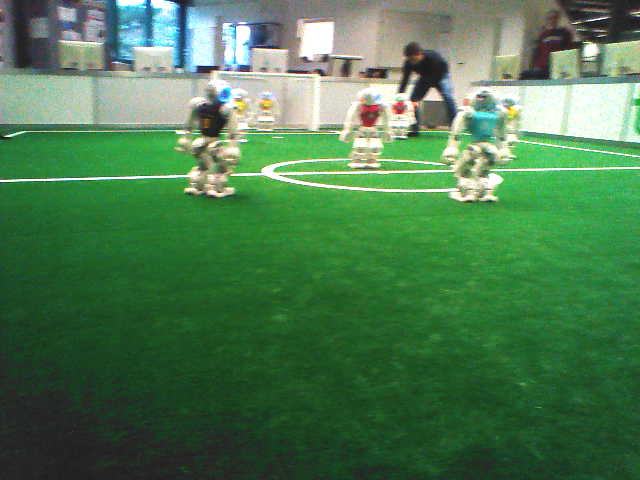
#> input picture labeled_data/16_02_2018__11_18_08_0046_upper.png, 640 x 480 px, found by its file name
$ jupyter execute --allow-errors Detection_Execution.ipynb   (older library calls are emulated)
#> lines starting #> are read from the running program, lines starting #| are printed output that depends on the picture; after the words box and inside, x2 and y2 are one past the last pixel; in counts of white or black regions, pixels touching at a corner belong together
This is the main execution file of the project.

Given an image from the robot's camera, it will return the coordinates of the center of the classified part of a robot.

This will be done in 4 steps:

1. Segmentation of the input image

2. Blob detection

3. Classification by CNN

4. Return coordinates

[cell 1]
import numpy as np
import cv2
import math
import keras
import glob
import random

from collections import Counter
from sklearn import linear_model, datasets
from __future__ import division
from keras.models import load_model
from PIL import Image, ImageOps
from matplotlib import pyplot as plt
from skimage.feature import blob_dog, blob_log, blob_doh
import os

# Import trained CNN
#> (the rest of this cell did not finish here and is left out)

### Functions for Step 1: Segmentation ###

[cell 2]
'''
Calculates angle between two lines given the points on the y-axis
'''
def get_angle(points1,points2):
        p1 = points1[0]
        p2 = points2[0]
        L1 = line(p1, points1[1])
        L2 = line(p2, points2[1])

        p0 = intersection(L1,L2)
        if p0 == False:
            return False,False
        v0 = np.array(p1) - np.array(p0)
        v1 = np.array(p2) - np.array(p0)

        angle = np.math.atan2(np.linalg.det([v0,v1]),np.dot(v0,v1))
        return p0, np.degrees(angle)

'''

'''
def line(p1, p2):
    A = (p1[1] - p2[1])
    B = (p2[0] - p1[0])
    C = (p1[0]*p2[1] - p2[0]*p1[1])
    return A, B, -C

def intersection(L1, L2):
    D  = L1[0] * L2[1] - L1[1] * L2[0]
    Dx = L1[2] * L2[1] - L1[1] * L2[2]
    Dy = L1[0] * L2[2] - L1[2] * L2[0]
    if D != 0:
        x = Dx / D
        y = Dy / D
        return x,y
    else:
        return False

def findgreen(image, modus = False):
    thres = 63
    if not modus:
        # find sample methods
        ys = np.random.choice(np.linspace(200,479,278),100)
        xs = np.random.choice(np.linspace(0,600,601),100)
        values = [image[int(ys[i]),int(xs[i])] for i in range(100)]
        countVal = Counter(values)
        modi = countVal.most_common(10)
        i =0
        modus = modi[0][0]
        while modus < 100 and i<9:
            i+= 1
            modus = modi[i][0]

    # optie om via arrays sneller te maken
    minmod = np.array(np.array(modus) - thres)
    maxmod = np.array(np.array(modus) + thres)


    nimage = image[:].copy()

    # Via opencv
    nimage = cv2.inRange(image,minmod,maxmod)

    return nimage, modus

def getField2(img):
    blur =cv2.GaussianBlur(img,(71,71),10)
    hsv =  cv2.cvtColor(blur,cv2.COLOR_BGR2HSV)
    h,s,v = cv2.split(hsv)
    greenFiltered,modus = findgreen(np.array(s))
    edge = cv2.Canny(greenFiltered, 20,40)
    ransac = linear_model.RANSACRegressor()
    y,x = np.argwhere(edge == 255)[:,0], np.argwhere(edge == 255)[:,1]

    #preprocess:
    bot_mask = y < 400
    xp = x[bot_mask]
    yp = y[bot_mask]
    data = np.array([xp,yp]).T

    # use RANSAC to find field line
    from skimage.measure import LineModelND, ransac
    model_robust, inliers_mask = ransac(data, LineModelND, min_samples=2, residual_threshold=1, max_trials=300)
    outliers_mask = inliers_mask == False
    yin = data.T[1][inliers_mask]
    xin = data.T[0][inliers_mask]

    # from points get line:
    Ny,Nx = np.shape(edge)
    xdiff = xin[0] - xin[-1]
    ydiff = yin[0] - yin[-1]
    if xdiff == 0 or ydiff == 0:
        # in case line is horizontal or vertical
        exit()
    a = ydiff/xdiff
    b = yin[0] - xin[0]*a
    line = a*np.arange(Nx) + b

    # Do same for second line:
    data2 = data[outliers_mask]
    model_robust, inliers_mask = ransac(data2, LineModelND, min_samples=2, residual_threshold=1, max_trials=300)
    yin = data2.T[1][inliers_mask]
    xin = data2.T[0][inliers_mask]

    # from points get line:
    Ny,Nx = np.shape(edge)
    xdiff = xin[0] - xin[-1]
    ydiff = yin[0] - yin[-1]
    if xdiff == 0 or ydiff == 0:
        # in case line is horizontal or vertical
        exit()
    a = ydiff/xdiff
    b = yin[0] - xin[0]*a
    line2 = a*np.arange(Nx) + b

    # green -> black MASK1
    hsv =  cv2.cvtColor(img,cv2.COLOR_BGR2HSV)
    h,s,v = cv2.split(hsv)
    greenMask, _ = findgreen(np.array(s), modus)
    img = cv2.bitwise_and(img,img,mask = ~greenMask)

    # Area enclosed by first line
    # Polygon coordinates [[top left], [top right], [bottom right], [bottom left]]
    area1 = np.array([[[0,0],[Nx,0],[Nx,line[-1]],[0, line[0]]]], dtype=np.int32)
    # ... second line


    # Using tilde (~) to fill in either the field or the non-field part
    original_copy = img
    cv2.fillPoly(original_copy, area1, 0)
    p0, angle = get_angle([[0,line[0]],[Nx, line[-1]]], [[0,line2[0]],[Nx, line2[-1]]] )
    if not(p0 == False or p0[0] < 0 or p0[0]> Ny or p0[1] < 0 or p0[1] > Nx or abs(angle) <1):
        # no second line
        area2 = np.array( [[[0,0],[Nx,0],[Nx,line2[-1]],[0, line2[0]]]], dtype=np.int32 )
        cv2.fillPoly(original_copy, area2, 0)

    grayImage = cv2.cvtColor(original_copy, cv2.COLOR_BGR2GRAY)
    (thresh, bw) = cv2.threshold(grayImage, 50, 255, cv2.THRESH_BINARY)

    return bw

### Functions for Step 2: Blob Detection ###

[cell 3]
'''
Given binary image, original image and scale-size of candidate areas, returns the found blobs, and saves the found regions
    into the current folder, and gives the filenames for further processing.
'''
def get_candidate_areas(bin_img,im,size):
    blobs = blob_doh(bin_img, max_sigma=50, min_sigma=30, threshold=.01, num_sigma=10)

    found_imgs, squares = get_roi_imgs_blobs(blobs,im)

    scaled_imgs = scale_imgs(found_imgs, size)

    candidate_file_names = imgs_to_files(scaled_imgs)

    return blobs, candidate_file_names


'''
Given detected blobs and the original image, returns the bounding boxes and images of the bounding boxes
'''
def get_roi_imgs_blobs(blobs,im_ori):
    squares = make_blob_square(blobs)
    imgs = get_found_imgs(im_ori,squares)

    return imgs, squares

'''
Turns Squares around regions of interest into actual images
'''
def get_found_imgs(im,squares):
    found_imgs = []
    for square in squares:
        new_im = im[square[1]:square[1]+square[3], square[0]:square[0]+square[2]]
        img = Image.fromarray(new_im, 'RGB').convert('LA')
        found_imgs.append(img)
    return found_imgs

'''
Returns the bounding boxes around found blobs
'''
def make_blob_square(blobs):
    squares = []

    for blob in blobs:

        y_cen, x_cen, rad = blob

        x = x_cen - math.floor(rad)
        y = y_cen - math.floor(rad)

        w = rad*2
        h = rad*2

        xsiz= 479 - w
        ysiz = 639 - h

        if x < 0:
            x = 0
        elif x > xsiz:
            x = xsiz
        if y < 0:
            y = 0
        elif y > ysiz:
            y = ysiz
        square = [int(x),int(y),int(w),int(h)]
        squares.append(square)
    return squares


'''
Scales found images into fixed resolution
'''
def scale_imgs(imgs,size):
    scaled_imgs = []
    for im in imgs:
        if size == 0:
            new_im = im
        else:
            new_im = ImageOps.fit(im, size, Image.ANTIALIAS)
        scaled_imgs.append(new_im)
    return scaled_imgs


'''
Saves found images to files in current directory.
'''
def imgs_to_files(imgs):
    count = 0
    names = []
    for im in imgs:
#         print("imgs bitch", im)
        name = "canditate_"+ str(count) + ".png"
        im.save(name)
        names.append(name)
        count += 1
    return names

### Functions for Step 3: Classification by CNN ###

[cell 4]
'''
Gives filenames of candidate areas saved in current directory and a threshold for classification,
    return what the trained CNN thinks are robots and what aren't.
'''
def get_predictions(candidate_file_names, thresh):
    imgs = []
    for can in candidate_file_names:
        im = cv2.imread(can,0)
        im2 = np.array(im)
        print(len(im))
        print(im2.shape)
        print(im,"hi")

        imgs.append(im)

    imgs = np.array(imgs)
    imgs = imgs.reshape(tuple(np.append(imgs.shape, 1)))
    imgs = np.asarray(imgs)
    predictions = model.predict(imgs)
    predictions = np.array(predictions[:,0]) < thresh
    return predictions

### Functions for Step 4: Return Coordinates ###

[cell 5]
'''
Of all the candidate areas that were classified as being a robot the center coordinates will be returned by this function.
'''
def return_coords_robots(blob_coords,predictions):
    coords = []
    for i in range(len(predictions)):
        if predictions[i] == True:
            blob_coord = blob_coords[i]
            x = blob_coord[1]
            y = blob_coord[0]
            blob_coord = (int(x),int(y))
            coords.append(blob_coord)

    return coords

## Main Execution ##

[cell 6]
def detect_robots(input_image):
    im = cv2.imread(input_image)
#> im is the input picture: shape (480, 640, 3); mean B, G, R 80.7, 122.7, 76.7

    #Step 1: Segmentation
    bin_img = getField2(im)
#> in getField2, `hsv =  cv2.cvtColor(blur,cv2.COLOR_BGR2HSV)`: hsv: shape (480, 640, 3); mean H, S, V 60.3, 112.9, 124.1
#> in getField2, `h,s,v = cv2.split(hsv)`:
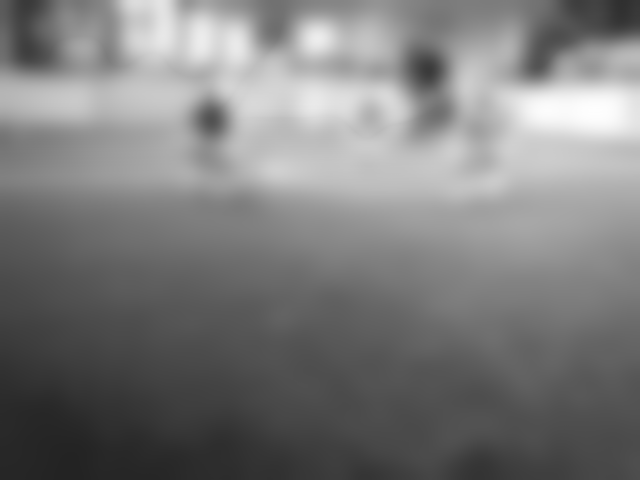
#> v: shape (480, 640); min 35, max 254, mean 124.1
#> in findgreen, `values = [image[int(ys[i]),int(xs[i])] for i in range(100)]`: values = 100 values, max 173 at index 1, min 7 at index 53, mean 145.7
#> in findgreen, `countVal = Counter(values)`: countVal = 40 items
#> in findgreen, `modi = countVal.most_common(10)`: modi = [(161, 8), (158, 8), (159, 7), (164, 7), (162, 7), (160, 5), (165, 5), (157, 4), (171, 4), (166, 4)]
#> in findgreen, `modus = modi[0][0]`: modus = 161
#> after the loop in findgreen, `while modus < 100 and i<9:`: i = 0
#> in findgreen, `minmod = np.array(np.array(modus) - thres)`: minmod = 98
#> in findgreen, `maxmod = np.array(np.array(modus) + thres)`: maxmod = 224
#> in findgreen, `nimage = cv2.inRange(image,minmod,maxmod)`:
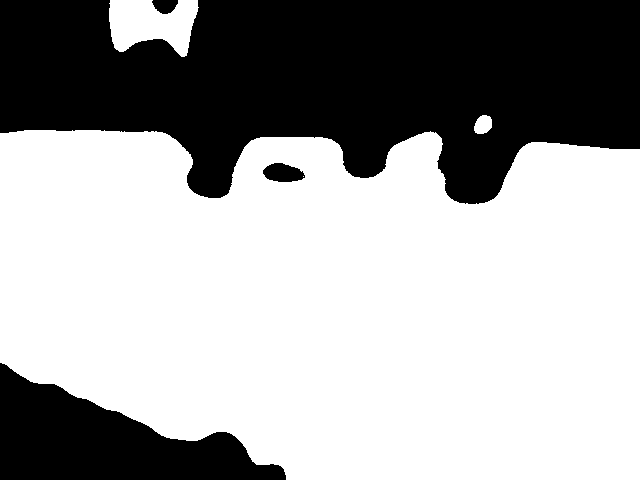
#> nimage: shape (480, 640); 63.9% white; 4 black regions, box (x1, y1, x2, y2) and area: (0, 0, 640, 204) 92679, (0, 363, 286, 480) 17405, (263, 163, 305, 182) 588, (152, 0, 178, 14) 273
#> in getField2, `greenFiltered,modus = findgreen(np.array(s))`: modus = 161
#> in getField2, `edge = cv2.Canny(greenFiltered, 20,40)`: edge: shape (480, 640); 0.53% white in thin lines or dots
#> in getField2, `y,x = np.argwhere(edge == 255)[:,0], np.argwhere(edge == 255)[:,1]`: y = 1615 values from 0 to 479; x = 1615 values, max 639 at index 798, min 0 at index 446, mean 267.3
#> in getField2, `xp = x[bot_mask]`: xp = 1377 values, max 639 at index 798, min 0 at index 446, mean 279.9
#> in getField2, `yp = y[bot_mask]`: yp = 1377 values from 0 to 399
#> in getField2, `data = np.array([xp,yp]).T`: data = 1377 pairs, first value 0 to 639, second value 0 to 399
#> in getField2, `yin = data.T[1][inliers_mask]`: yin = 232 values from 129 to 145
#> in getField2, `xin = data.T[0][inliers_mask]`: xin = 232 values, max 588 at index 231, min 25 at index 0, mean 229.4
#> in getField2, `xdiff = xin[0] - xin[-1]`: xdiff = -563
#> in getField2, `ydiff = yin[0] - yin[-1]`: ydiff = -16
#> in getField2, `a = ydiff/xdiff`: a = 0.0284
#> in getField2, `b = yin[0] - xin[0]*a`: b = 128.3
#> in getField2, `line = a*np.arange(Nx) + b`: line = 640 values from 128.3 to 146.4
#> in getField2, `data2 = data[outliers_mask]`: data2 = 1145 pairs, first value 0 to 639, second value 0 to 399
#> in getField2, `yin = data2.T[1][inliers_mask]`: yin = 90 values from 130 to 148
#> in getField2, `xin = data2.T[0][inliers_mask]`: xin = 90 values, max 639 at index 89, min 10 at index 7, mean 441.1
#> in getField2, `xdiff = xin[0] - xin[-1]`: xdiff = -621
#> in getField2, `ydiff = yin[0] - yin[-1]`: ydiff = -18
#> in getField2, `a = ydiff/xdiff`: a = 0.029
#> in getField2, `b = yin[0] - xin[0]*a`: b = 129.5
#> in getField2, `line2 = a*np.arange(Nx) + b`: line2 = 640 values from 129.5 to 148
#> in getField2, `hsv =  cv2.cvtColor(img,cv2.COLOR_BGR2HSV)`: hsv: shape (480, 640, 3); mean H, S, V 60.1, 120.1, 125.6
#> in getField2, `h,s,v = cv2.split(hsv)`:
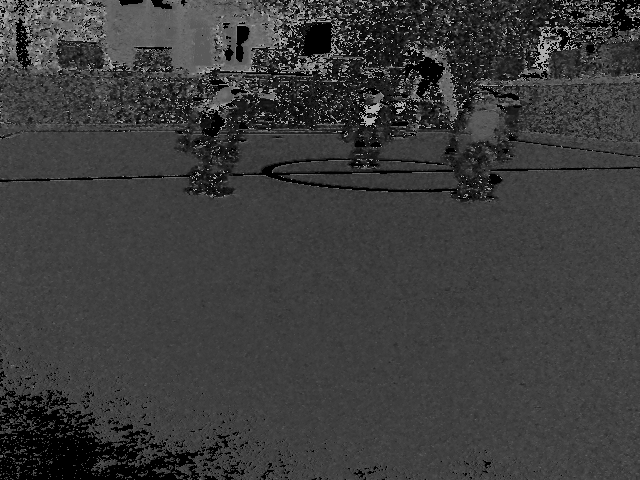
#> h: shape (480, 640); min 0, max 179, mean 60.1
#> in getField2, `h,s,v = cv2.split(hsv)`:
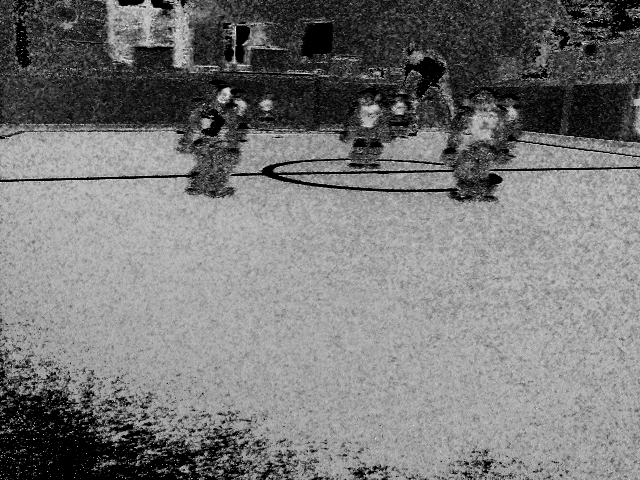
#> s: shape (480, 640); min 0, max 251, mean 120.1
#> in findgreen (call 2), `nimage = cv2.inRange(image,minmod,maxmod)`: nimage: shape (480, 640); 67.2% white; 663 black regions (626 under 20 px), largest, box (x1, y1, x2, y2) and area: (0, 0, 640, 203) 81022, (0, 349, 269, 480) 15405, (251, 452, 299, 480) 475
#> in getField2, `area1 = np.array([[[0,0],[Nx,0],[Nx,line[-1]],[0, line[0]]]], dtype=np..`: area1 = [[0, 0], [640, 0], [640, 146], [0, 128]]
#> in getField2, `cv2.fillPoly(original_copy, area1, 0)`:
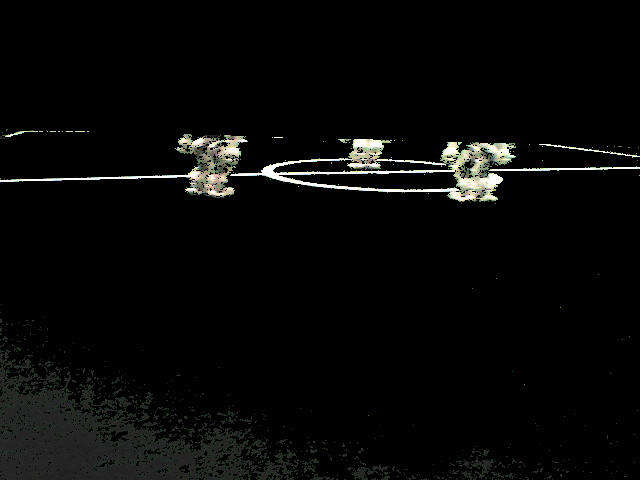
#> original_copy: shape (480, 640, 3); mean B, G, R 7.3, 8.2, 7.7
#> in getField2, `p0, angle = get_angle([[0,line[0]],[Nx, line[-1]]], [[0,line2[0]],[Nx,..`: p0 = (-2102.3, 68.64); angle = 0.0324
#> in getField2, `(thresh, bw) = cv2.threshold(grayImage, 50, 255, cv2.THRESH_BINARY)`:
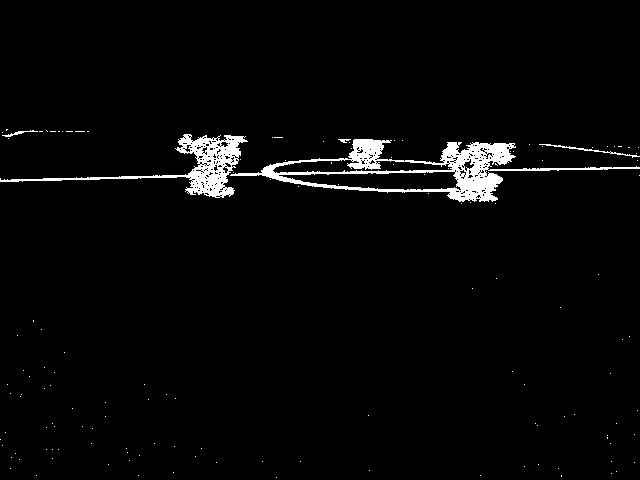
#> bw: shape (480, 640); 2.8% white; 137 white regions (132 under 20 px), largest, box (x1, y1, x2, y2) and area: (230, 139, 640, 202) 5356, (0, 134, 248, 198) 2788, (539, 144, 640, 158) 164, (2, 130, 38, 137) 67, (338, 139, 351, 143) 29

    #Step 2: Blob Detection
    size = (60,60)#size of candidate areas
    blob_coords, candidate_file_names = get_candidate_areas(bin_img,im,size)
#> in get_candidate_areas, `blobs = blob_doh(bin_img, max_sigma=50, min_sigma=30, threshold=.01, n..`: blobs = [[169, 472, 41.11], [157, 210, 41.11], [170, 366, 41.11]]
#> the loop in make_blob_square, `for blob in blobs: ` made 3 passes
#> (blob, y_cen, x_cen, square) on passes 1 to 3: ([169, 472, 41.11], 169, 472, [396, 128, 82, 82]), ([157, 210, 41.11], 157, 210, [169, 116, 82, 82]), ([170, 366, 41.11], 170, 366, [325, 129, 82, 82])
#> after the loop in make_blob_square, `for blob in blobs:`: squares = [[396, 128, 82, 82], [169, 116, 82, 82], [325, 129, 82, 82]]
#> the loop in get_found_imgs, `for square in squares:` made 3 passes
#> pass 1, in get_found_imgs, `img = Image.fromarray(new_im, 'RGB').convert('LA')`:
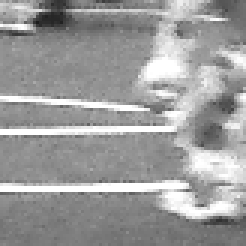
#> img: PIL image 82x82 LA (shown 3 times larger); mean R, G, B, A 155.9, 155.9, 155.9, 255
#> pass 2, in get_found_imgs, `img = Image.fromarray(new_im, 'RGB').convert('LA')`:
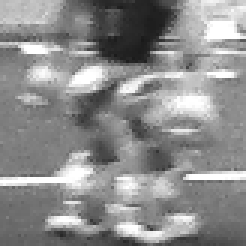
#> img: PIL image 82x82 LA (shown 3 times larger); mean R, G, B, A 140.6, 140.6, 140.6, 255
#> after the loop in get_found_imgs, `for square in squares:`:
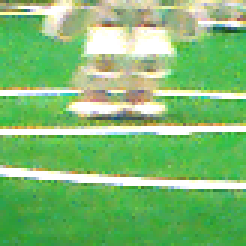
#> new_im: shape (82, 82, 3) (shown 3 times larger); mean B, G, R 114.3, 189, 126.8
#> after the loop in get_found_imgs, `for square in squares:`: found_imgs = 3 items
#> the loop in scale_imgs, `for im in imgs:` made 3 passes
#> pass 3, in scale_imgs, `new_im = ImageOps.fit(im, size, Image.ANTIALIAS)`:
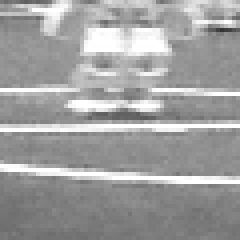
#> new_im: PIL image 60x60 LA (shown 4 times larger); mean R, G, B, A 159.2, 159.2, 159.2, 255
#> the loop in imgs_to_files, `for im in imgs: #         print("imgs bitch", im)` made 3 passes
#> name on passes 1 to 3: 'canditate_0.png', 'canditate_1.png', 'canditate_2.png'
#> after the loop in imgs_to_files, `for im in imgs:`: count = 3; names = ['canditate_0.png', 'canditate_1.png', 'canditate_2.png']
#> in get_candidate_areas, `candidate_file_names = imgs_to_files(scaled_imgs)`: candidate_file_names has the same summary as names in imgs_to_files
#> blob_coords has the same summary as blobs in get_candidate_areas; candidate_file_names has the same summary as names in imgs_to_files

    #Step 3: Classifacation by CNN
    threshold = 0.5 #Threshold for classification
    predictions = get_predictions(candidate_file_names,threshold)
#| 60
#| (60, 60)
#> (printed output is left out)

    #Step 4: Return Coordinates
    coords = return_coords_robots(blob_coords, predictions)
    return coords

### Function for Plotting ###

[cell 7]
def plot_found_robots(coords, im):
    im = cv2.imread(im)
    x = [x[0] for x in coords]
    y = [y[1] for y in coords]

    plt.imshow(im)
    plt.scatter(x,y, s=60, c='magenta')
    return

# NAO OR NEVER! #

[cell 8]
#An image as seen by a robot
input_image = 'imageset_131/16_02_2018__11_18_08_0046_upper.png'

#> (the rest of this cell did not finish here and is left out)

[cell 9]
test = cv2.imread('canditate_2.png',0)
plt.imshow(test)
print(test.shape)
#| (60, 60)
